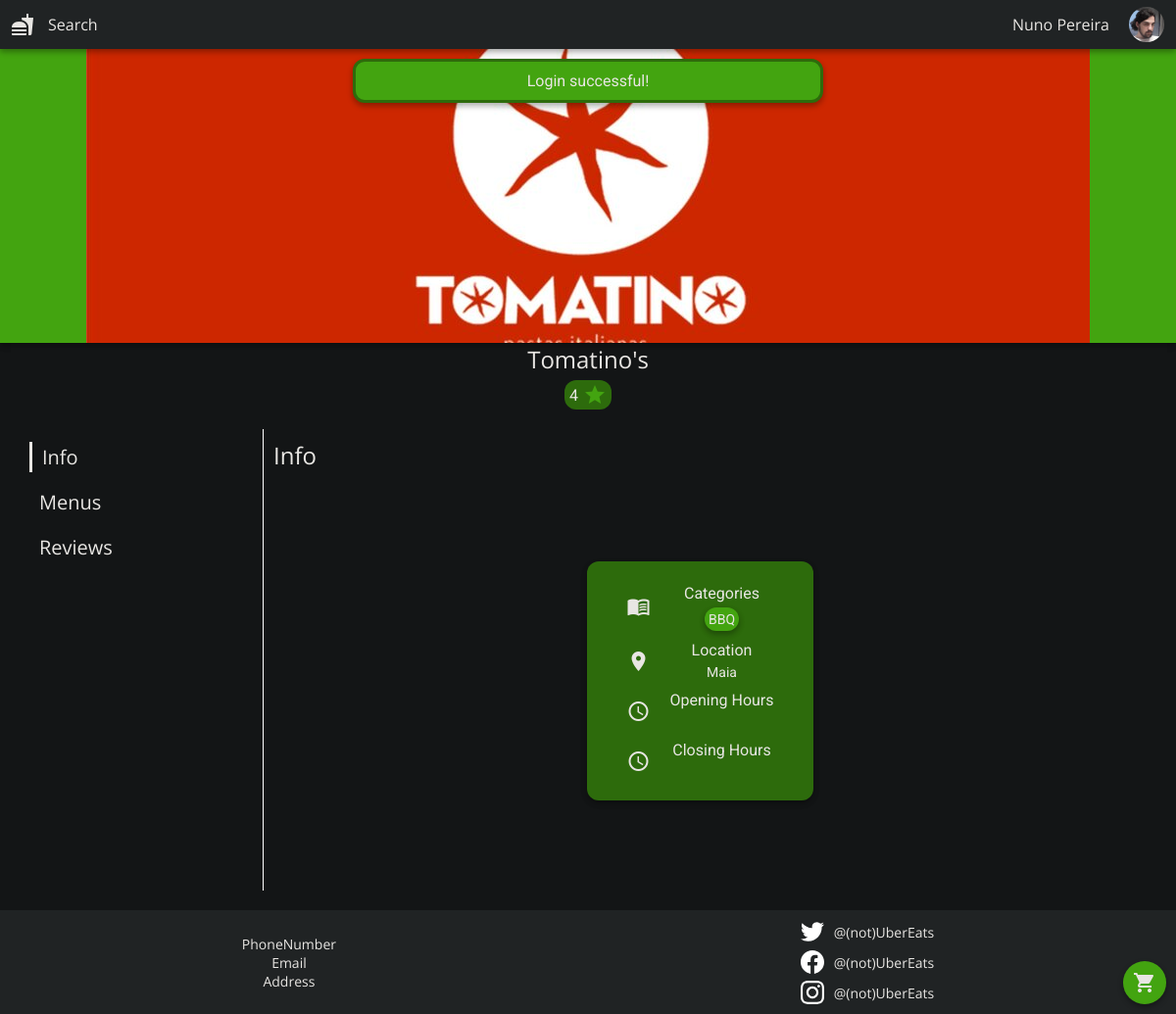
The app's page /pages/restaurant_profile.php?id=3 (signed in) with its own data.
### tables this page shows
CREATE TABLE User(
    userID              INTEGER,
    username            VARCHAR(255) NOT NULL,
    email               VARCHAR(255) UNIQUE NOT NULL,
    password            VARCHAR(255) NOT NULL,
    address             TEXT,
    phoneNum            INTEGER,
    CONSTRAINT userPK PRIMARY KEY (userID),
    CONSTRAINT validEmail CHECK (email LIKE "%@%.%")
);

CREATE TABLE Restaurant(
    restaurantID        INTEGER,
    name                VARCHAR(255) NOT NULL,
    location            VARCHAR(255) NOT NULL,
    opening_time        TEXT,
    closing_time        TEXT,
    CONSTRAINT restaurantPK PRIMARY KEY (restaurantID)
);

### php/user.php (called while the page is built, shortened)
<?php
require_once("dish.php");
require_once("restaurant.php");
class User
{
  public function __construct($userID, $username, $email, $address, $phoneNum) {
    $this->username = $username;
  }
  static function getUser(PDO $db, int $id): User
  {
    $stmt = $db->prepare('
      SELECT userID, username, email, address, phoneNum
      FROM User
      WHERE userID = ?
    ');
    $stmt->execute(array($id));
    $user = $stmt->fetch();
    return new User(
      $user['userID'],
      $user['username'],
      $user['email'],
      $user['address'],
      $user['phoneNum']
    );
  }
}

### php/restaurant.php (called while the page is built, shortened)
<?php
class Restaurant {
    public function __construct(?int $restaurantID, ?string $name, ?string $location, ?string $opening_time, ?string $closing_time) {
        $this->restaurantID = $restaurantID;
        $this->name = $name;
        $this->location = $location;
    }
    static function getRestaurant(PDO $db, int $restaurantID) : Restaurant {
        $stmt = $db->prepare('SELECT * FROM Restaurant WHERE restaurantID = ?');
        $stmt->execute(array($restaurantID));
        $restaurant= $stmt->fetch();
        return new Restaurant(
            $restaurant['restaurantID'],
            $restaurant['name'],
            $restaurant['location'],
            $restaurant['opening_time'],
            $restaurant['closing_time']
        );
    }
}
?>

### templates/commons.php (the view, shortened to what this page needs)
<?php
require_once '../php/user.php';
?>
<?php
function drawMessage(string $str, int $offset) {?>
    <p class="message-box body1 shadow-nohov" onclick="removeMessage(event)" style="top: <?php
        echo 60 + ($offset * 60)
    ?>px"><?=$str?></p>
<?php } ?>
<?php function drawTop(array $styles, array $scripts)
{ ?>
    <!DOCTYPE html>
    <html lang="en">
    <head>
        <?php
        foreach ($styles as $style) {
        ?>
            <link href="../styles/<?php echo $style; ?>.css" rel="stylesheet">
        <?php } ?>
    </head>
    <body style="overflow: scroll;">
    <?php drawNavbar(); ?>
    <main>
<?php } ?>
<?php function drawNavbar()
{
if (isset($_SESSION['id'])) {
    $db = getDatabase();
    $user = User::getUser($db, $_SESSION['id']);
} ?>
    <header class="nav shadow-nohov">
        <ul class="nav" id="nav-left">
            <li><span onclick="window.location.href = 'index.php';" class="material-icons">fastfood</span></li>
            <li><a class="subtitle1" href="search.php">Search</a></li>
        </ul>
        <ul class="nav" id="nav-right">
            <?php if (!isset($_SESSION['id'])) { ?>
            <li><a class="subtitle1 pointer" id="nav-right-login" onclick="showLogin()">Login</a></li>
            <li><a class="subtitle1 pointer" id="nav-right-signup" onclick="showSignup()">Sign-Up</a></li>
            <?php } else { ?>
            <li class="dropdown"><a class="subtitle1"><?php echo $user->username; ?></a></li>
            <?php
                $check = glob("../images/user_images/user{$_SESSION['id']}.*");
                if (empty($check)) $existent_pic = "../images/user_placeholder.png";
                else $existent_pic = $check[0];
            ?>
            <li class="dropdown"><img alt="User profile picture" class="nav-pfp" src=<?= $existent_pic ?>></li>
            <?php } ?>
        </ul>
    </header>
<?php } ?>
<?php function drawFooter()
{ ?>
</main>
<footer>
    <section class="contacts">
        <ul>
            <li class="subtitle2">PhoneNumber</li>
            <li class="subtitle2">Email</li>
            <li class="subtitle2">Address</li>
        </ul>
    </section>
    <section class="socials">
        <a class="subtitle2">
            <img alt="Twitter" src="../images/twitter.svg" width="24px">
            @(not)UberEats
        </a>
        <a class="subtitle2">
            <img alt="Facebook" src="../images/facebook.svg" width="24px">
            @(not)UberEats
        </a>
        <a class="subtitle2">
            <img alt="Instagram" src="../images/instagram.svg" width="24px">
            @(not)UberEats
        </a>
    </section>
</footer>
</body>
</html>
<?php } ?>

### templates/restaurant_profile.tpl.php (shortened to what this page needs)
<?php function restaurantProfileTop(Restaurant $restaurant)
{ ?>
    <div id="profile-top">
        <?php
            $check = glob("../images/rest_images/rest{$restaurant->restaurantID}.*");
            if (empty($check)) $existent_pic = "";
            else $existent_pic = $check[0];
        ?>
        <div id="banner" style="background-image: url(<?= $existent_pic ?>)"class="shadow-nohov"></div>
        <div id="tabs-container">
            <p class="h5"><?= $restaurant->name; ?></p>
            <div><p id="profile-top-rating" class="body1 dark-bg rating"><?php
                if (isset($restaurant->rating)) {
                    echo $restaurant->rating;
                } else {
                    echo "N/A";
                }?><span class="material-icons"  style="color:var(--dark-main-highlight);">star</span></p></div>
        </div>
    </div>
<?php } ?>
<?php function restaurantProfileBottom(array $tabs, int $scrollVal, Restaurant $restaurant, bool $is_owner){
?>
    <div id="profile-bottom">
        <div id="content-wrapper">
            <section id="tabs" class="h6">
                <p class="current-tab" id="tab-0" onclick="snapContent(event, 0, 'bottom-content', 'vertical')"><?php echo $tabs[0]; ?></p>
                <?php for ($i = 1; $i < count($tabs); $i++) { ?>
                    <p class="" id="tab-<?php echo $i; ?>" onclick="snapContent(event, <?php $scroll = intval($scrollVal) * $i; echo $scroll; ?>, 'bottom-content', 'vertical')"><?php echo $tabs[$i]; ?></p>
                <?php } ?>
            </section>
            <div id="bottom-content">
                <section id="info">
                    <div class="bottom-content-top">
                        <p class="h5">Info</p>
                    </div>
                    <div id="personal-info-wrapper" class="shadow-nohov">
                            <div class="personal-info">
                                <span class="material-icons md-24 dark-bg">menu_book</span>
                                <p class="body1">Categories</p>
                                <div class="profile-info-categories body2">
                                    <?php
                                    foreach ($restaurant->categories as $category) {?>
                                        <a class="shadow-nohov"><?= $category; ?></a>
                                    <?php } ?>
                                </div>
                            </div>
                            <div class="personal-info">
                                <span class="material-icons md-24 dark-bg">place</span>
                                <p class="body1">Location</p>
                                <p class="body2"><?= $restaurant->location; ?></p>
                            </div>
                            <div class="personal-info">
                                <span class="material-icons md-24 dark-bg">schedule</span>
                                <p class="body1">Opening Hours</p>
                            </div>
                            <div class="personal-info">
                                <span class="material-icons md-24 dark-bg">schedule</span>
                                <p class="body1">Closing Hours</p>
                            </div>
                        </div>
                </section>
            </div>
        </div>
    </div>
<?php } ?>
<?php
function drawFAB()
{ ?>
    <div id="fab-wrapper" class="shadow-nohov">
        <span class="material-icons dark-bg" id="fab" onclick="showCheckout()">shopping_cart</span>
    </div>
<?php } ?>

### styles/commons.css (style rules this page uses)
:root { --main-highlight: #52ec3bff; --sub-highlight: #a6f49aff; --black: #000000ff; --grey: rgb(205, 205, 205); --onyx: #2d3133ff; --sonic-silver: #77797aff; --silver: #c0c0c0ff; --dark-off-white: #f1f1f1ff; --white: #ffffffff; --dark-main-highlight: #43a410; --dark-sub-highlight: #2d6b0c; --dark-text: #e8e6e3; --dark-onyx: #7c7366; --dark-off-white: #202324; --dark-background: #131516; --dark-red:#812525; }
* { padding: 0px; margin: 0px; box-sizing: border-box; user-select: none; }
html, body { height: 100%; }
html { background-color: var(--dark-background); }
main { width: 100%; min-height: 100%; }
a { user-select: none; text-decoration: none; color: var(--dark-text); }
article, button, li, h1, h2, h3, h4, h5, h6, p, a, a:visited { color: var(--dark-text); }
ul { list-style: none; }
.nav, .nav-hamburger { display: flex; flex-direction: row; align-items: center; list-style: none; width: 100%; padding: 2px; position: fixed; top: 0; background-color: var(--dark-off-white); z-index: 999999999; }
#nav-left { position: relative; display: flex; float: left; width: 50%; justify-content: flex-start; }
#nav-left span { padding: 7px; border-radius: 50%; transition: all 0.2s ease-in-out; }
#nav-left a { padding: 7px; border-radius: 12px; transition: all 0.2s ease-in-out; }
#nav-right { position: relative; display: flex; float: right; gap: 10px; width: 50%; justify-content: flex-end; }
#nav-right>* { display: flex; z-index: 9999; }
#nav-right:last-child { padding-right: 10px; }
.nav a { padding: 10px; }
.nav-pfp { width: 36px; height: 36px; object-fit: cover; background-color: var(--dark-sub-highlight); border-radius: 50%; }
footer { display: flex; flex-wrap: wrap; align-content: center; align-items: center; flex-direction: row; justify-content: space-around; background-color: var(--dark-off-white); padding: 10px 10px; }
footer ul { display: flex; flex-direction: column; align-items: center; }
.socials { display: flex; flex-direction: column; align-items: center; }
.socials>a { display: flex; align-items: center; margin-top: 7px; }
.socials>a:first-child { margin-top: 0px; }
.socials>a>img { margin-right: 10px; width: 24px; }
.h5 { font-family: "Open Sans"; font-size: 1.5em; }
.h6 { font-family: "Open Sans"; font-size: 1.25em; }
.body1 { font-family: "Roboto"; font-size: 1em; }
.body2 { font-family: "Roboto"; font-size: 0.875em; }
.subtitle1 { font-family: "Open Sans"; font-size: 1em; }
.subtitle2 { font-family: "Open Sans"; font-size: 0.875em; }
.dark-bg { color: var(--dark-text); }
.material-icons.md-24 { font-size: 24px; }
.shadow, .shadow-nohov { box-shadow: 0 3px 6px rgba(0, 0, 0, 0.12), 0 3px 6px rgba(0, 0, 0, 0.24); transition: all 0.3s cubic-bezier(.25, .8, .25, 1); }
.message-box { position: fixed; z-index: 999999999999999; width: 40%; height: fit-content; background-color: var(--dark-main-highlight); border:3px solid; border-color: var(--dark-sub-highlight); border-radius: 12px; padding: 10px; left:30% ; text-align: center; }

### styles/search.css (style rules this page uses)
.rating { display: flex; align-items: center; width: fit-content; padding: 3px; padding-inline: 5px; border-radius: 12px; background-color: var(--dark-sub-highlight); }

### records on screen
user: username "Nuno Pereira"
restaurant: name "Tomatino's", location "Maia"

### other values on screen
$restaurant->rating "4"
$tabs[0] "Info"
$tabs[$i] "Menus"
$tabs[$i] "Reviews"
$category "BBQ"
